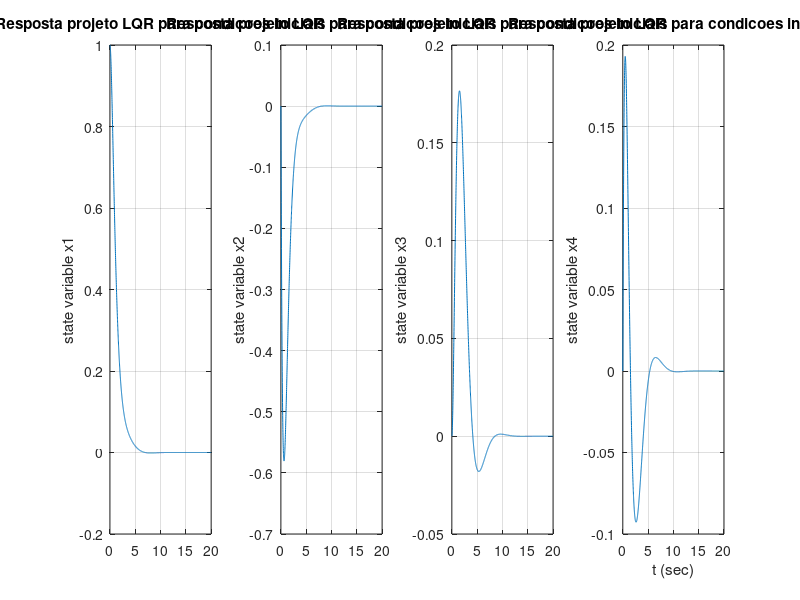
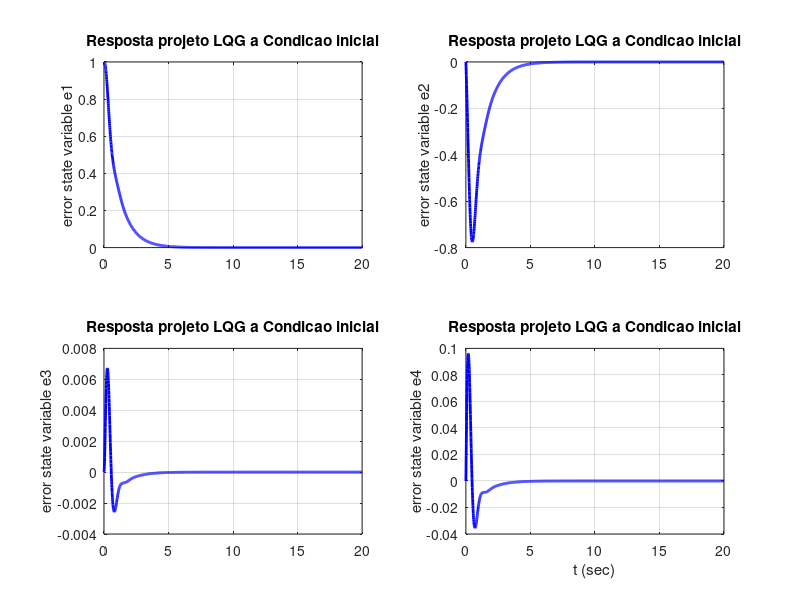
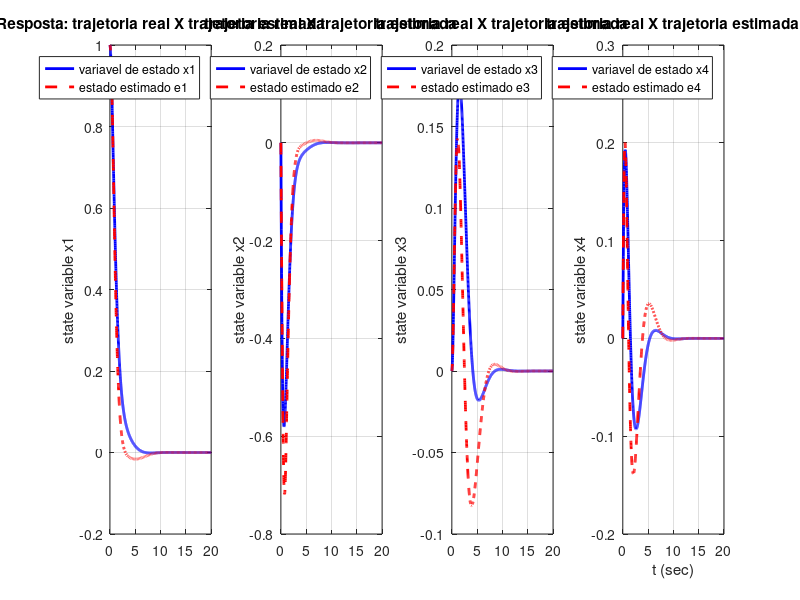
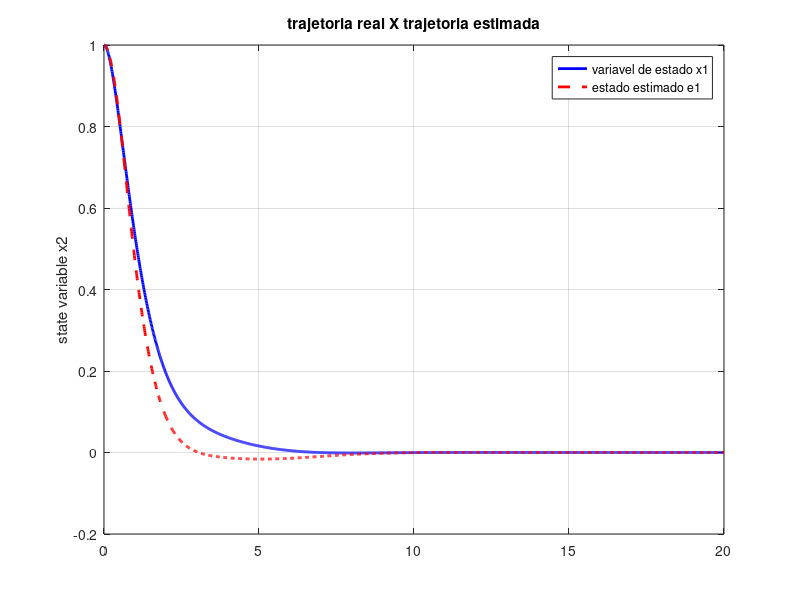

Write the MATLAB code that produced these figures, in order. (Note: this script raises an error after producing the figures.)
%% UNIVERSIDADE ESTADUAL DO MARANHÃO
%% CURSO DE ENGENHARIA DA COMPUTAÇÃO
%% TRABALHO DE CONCLUSÃO DE CURSO
%% TÍTULO: PROJETO DE UM FILTRO DE KALMAN EM UM MANIPULADOR ROBÓTICO USANDO UM ALGORITMO GENÉTICO

%%              CÓDIGO 1: PROJETO DO FILTRO DE KALMAN

clear all
clc
close all

%% 1) Create the state space system by typing the following in the MATLAB Command Window:
A = [0 1 0 0; -2 -2 1 1; 0 0 0 1; 1 1 -1 -1]
B = [0 1 0 0]'
C = [0 0 1 0]
D = [0]


%% Algorítmo Genético - Nº de Gerações: 500

% Q = [0.7353    2.5195    2.4865    2.4677;
%     2.5195   44.7873    5.0790    5.1887;
%     2.4865    5.0790   28.9306    4.9690;
%     2.4677    5.1887    4.9690   26.7117]
% %Q = real(jordan(Q))
% 
% R = [17.5211]

Q = [ 16.7449    2.0101    2.5171    2.6623;
    2.0101   45.0012    5.3850    5.5377;
    2.5171    5.3850   37.6232    4.0802;
    2.6623    5.5377    4.0802   23.8086]

R =    14.4476;

% Q = [ 0.9745    2.4628    2.5202    2.7828;
%     2.4628   45.0011    5.3850    5.5377;
%     2.5202    5.3850   37.6231    4.0802;
%     2.7828    5.5377    4.0802   23.8086]
% 
% R =   14.4476;

[K,P,e] = lqr(A,B,Q,R)

% Modelo no espaço de estados para o Projeto LQR considerando condições
% iniciais
sys = ss(A-B*K, eye(4), eye(4), eye(4));

%% Plot do Projeto LQR
t = 0:0.01:20;
x = initial(sys,[1;0;0;0],t);
x1 = [1 0 0 0]*x';
x2 = [0 1 0 0]*x';
x3 = [0 0 1 0]*x';
x4 = [0 0 0 1]*x';

figure(1);
title('Resposta projeto LQR para condicoes iniciais')
subplot(1,4,1); plot(t,x1), grid
title('Resposta projeto LQR para condicoes iniciais')
ylabel('state variable x1')
subplot(1,4,2); plot(t,x2),grid
title('Resposta projeto LQR para condicoes iniciais')
ylabel('state variable x2')
subplot(1,4,3); plot(t,x3),grid
title('Resposta projeto LQR para condicoes iniciais')
ylabel('state variable x3')
subplot(1,4,4); plot(t,x4),grid
title('Resposta projeto LQR para condicoes iniciais')
ylabel('state variable x4')
xlabel('t (sec)')

%% Filtro de Kalman

Xi=7e-4; % ruído aleatório na Eq. de estados
Theta=1e-8; % ruído aleatório na medição de saída
G = ss(A, [B, B], C, [D, D]);
[Gk,Ke,Pf]=kalman(G,Xi,Theta) % Filtro de Kalma
%P = eig(A-B*K)
%--- Entrar com a matriz de observabilidade N e testar seu posto
%N = [C' A'*C' ((A')^2)*C' ((A')^3)*C'];
%Ke = acker(A,B,P)'

AA_e = A-Ke*C-B*K;
BB_e = Ke;
CC_e = K;
DD_e = 0;
[num_e,den_e] = ss2tf(AA_e,BB_e,CC_e,DD_e)
AA_e

%% Modelo no espaço de estados para o projeto LQG para condições iniciais
sys_e = ss([A-B*K B*K; zeros(4,4) A-Ke*C],eye(8),eye(8),eye(8));


t = 0:0.01:20;
z = initial(sys_e,[1;0;0;0;1;0;0;0],t);
x1_ = [1 0 0 0 0 0 0 0]*z';
x2_ = [0 1 0 0 0 0 0 0]*z';
x3_ = [0 0 1 0 0 0 0 0]*z';
x4_ = [0 0 0 1 0 0 0 0]*z';
e1 = [0 0 0 0 1 0 0 0]*z';
e2 = [0 0 0 0 0 1 0 0]*z';
e3 = [0 0 0 0 0 0 1 0]*z';
e4 = [0 0 0 0 0 0 0 1]*z';
figure(2);
% title('Resposta projeto LQG a Condicao inicial')
% subplot(2,4,1); plot(t,x1), grid
% ylabel('state variable x1')
% title('Resposta projeto LQG a Condicao inicial')
% subplot(2,4,2); plot(t,x2),grid
% ylabel('state variable x2')
% title('Resposta projeto LQG a Condicao inicial')
% subplot(2,4,3); plot(t,x3),grid
% ylabel('state variable x3')
% title('Resposta projeto LQG a Condicao inicial')
% subplot(2,4,4); plot(t,x4),grid
% ylabel('state variable x4')
% title('Resposta projeto LQG a Condicao inicial')
% subplot(2,4,5); plot(t,e1),grid
% ylabel('error state variable e1')
% title('Resposta projeto LQG a Condicao inicial')
% subplot(2,4,6); plot(t,e2),grid
% ylabel('error state variable e2')
% title('Resposta projeto LQG a Condicao inicial')
% subplot(2,4,7); plot(t,e3),grid
% ylabel('error state variable e3')
% title('Resposta projeto LQG a Condicao inicial')
% subplot(2,4,8); plot(t,e4),grid
% ylabel('error state variable e4')
subplot(2,2,1); p=plot(t,e1),set(p,'Color','blue','LineWidth',2),grid
ylabel('error state variable e1')
title('Resposta projeto LQG a Condicao inicial')
subplot(2,2,2); p=plot(t,e2),set(p,'Color','blue','LineWidth',2),grid
ylabel('error state variable e2')
title('Resposta projeto LQG a Condicao inicial')
subplot(2,2,3); p=plot(t,e3),set(p,'Color','blue','LineWidth',2),grid
ylabel('error state variable e3')
title('Resposta projeto LQG a Condicao inicial')
subplot(2,2,4); p=plot(t,e4),set(p,'Color','blue','LineWidth',2),grid
ylabel('error state variable e4')
title('Resposta projeto LQG a Condicao inicial')
xlabel('t (sec)')

%% Plot da trajetoria real X trajetoria estimada
figure(3);
title('trajetoria real X trajetoria estimada')
subplot(1,4,1); p=plot(t,x1), set(p,'Color','blue','LineWidth',2),hold on, 
plot(t,x1_,'--r','LineWidth',2,...
                'MarkerSize',10), grid
legend('variavel de estado x1','estado estimado e1')
%title('Response to Initial Condition')
title('Resposta: trajetoria real X trajetoria estimada')
ylabel('state variable x1')

subplot(1,4,2); p=plot(t,x2), set(p,'Color','blue','LineWidth',2), hold on, 
plot(t,x2_,'--r','LineWidth',2,...
                'MarkerSize',10), grid
legend('variavel de estado x2','estado estimado e2')
%title('Response to Initial Condition')
title('trajetoria real X trajetoria estimada')
ylabel('state variable x2')

subplot(1,4,3); p=plot(t,x3), set(p,'Color','blue','LineWidth',2), hold on,
plot(t,x3_,'--r','LineWidth',2,...
                'MarkerSize',10),  grid
legend('variavel de estado x3','estado estimado e3')
%title('Response to Initial Condition')
title('trajetoria real X trajetoria estimada')
ylabel('state variable x3')

subplot(1,4,4); p=plot(t,x4), set(p,'Color','blue','LineWidth',2), hold on,
plot(t,x4_,'--r','LineWidth',2,...
                'MarkerSize',10),  grid
legend('variavel de estado x4','estado estimado e4')
%title('Response to Initial Condition')
title('trajetoria real X trajetoria estimada')
ylabel('state variable x4')
xlabel('t (sec)')



figure(4),
p=plot(t,x1), set(p,'Color','blue','LineWidth',2), hold on, 
plot(t,x1_,'--r','LineWidth',2,...
                'MarkerSize',10), grid
legend('variavel de estado x1','estado estimado e1')
%title('Response to Initial Condition')
title('trajetoria real X trajetoria estimada')
ylabel('state variable x2')


%%%%%%%%%%%%%%%%%%%%
%% Plote da resposta Real x resposta com LQG
figure(5);
%% Sistema inicial
[num,den] = ss2tf(A,B,C,D)
G = tf(num,den);

impulse(feedback(G,1),'b')
h = findobj(gcf,'type','line');
set(h,'linewidth',2);
hold on

%% LQG
AA = A - Ke*C - B*K;
BB = Ke;
CC = K;
DD = D;
[numc,denc] = ss2tf(AA,BB,CC,DD)
GcG = tf(numc,denc)
Gcomp = GcG*G

% % Controlador LQG
% %Gc = [A-Ke'*C - B*K + (Ke*B*K)', Ke; K ,zeros(1,1)];
% Gamma = [   -1;
%             0;
%             0;
%             0]
% W = [jordan(Q),zeros(4,1); zeros(1,4),R]
% V = [Xi*Gamma*Gamma', zeros(4,1); zeros(1,4), Theta]
% % V é a matriz que é em fato a joint correlation function of signals ξ (t) and θ with
% % Xi is the covariance of ξ (t).
% [Af,Bf,Cf,Df] = lqg(A,B,C,D,W,V);
% Gc=ss(Af,Bf,Cf,Df)

impulse(feedback(ss(Gcomp),1),'r--')
h = findobj(gcf,'type','line');
set(h,'linewidth',2);
hold on

%step(AA,BB,CC,DD)
legend('sistema sem compensacao','sistema com LQG')
grid on
title('Resposta do Sistema ao Impulso')


figure(6),
P = bodeoptions;
P.Grid = 'on';
P.PhaseUnits = 'deg';
P.FreqScale = 'log';
P.MagUnits = 'dB';
P.MagScale = 'log';
bodemag(G,'b')
h = findobj(gcf,'type','line');
set(h,'linewidth',2);
hold on
%bode(feedback(GF,1),'r')
bodemag(Gcomp,'--r')
h = findobj(gcf,'type','line');
set(h,'linewidth',2);
w=logspace(-2,2,4000); % Gera 200 pontos de 0.1 à 100
%plot(w,-3,'--') %linha para frequencia de corte
hold on
plot(0.958,-3,'*')
plot(1.258,-3,'*')
hold off
legend('sistema sem compensacao','sistema com LQG')
grid on

figure(7),
P = bodeoptions;
P.Grid = 'on';
P.PhaseUnits = 'deg';
P.FreqScale = 'log';
P.MagUnits = 'dB';
P.MagScale = 'log';

bodemag(G,'b')
h = findobj(gcf,'type','line');
set(h,'linewidth',2);
hold on
bodemag(Gcomp,'r--')
h = findobj(gcf,'type','line');
set(h,'linewidth',2);
w=logspace(-2,2,4000); % Gera 200 pontos de 0.1 à 100
%plot(w,-3,'--') %linha para frequencia de corte
grid on
legend('sistema sem compensacao','sistema com LQG')
%figure, bode(Sys,Gc*Sys,'g')

%title('Diagrama de Bode para Sistemas de Malha Fechada')
[Gm,Pm,Wcg,Wcp]=margin(Gcomp)
% Gm = margem de ganho
% Pm = Margem de fase
% Wcg = frequências critica de ganho 
% Wcp = frequências critica da fase 

%largura de banda
larg_banda_sys = bandwidth(G)
larg_banda_sys_lqg = bandwidth(Gcomp)

auto_valores_sys = eig(G) 
auto_valores_sys_lqg = eig(Gcomp)

[Wn,zeta,P] = damp(G)
[Wn_c,zeta_c,P_c] = damp(Gcomp)

%load_system('manipulador_LQG')
%open_system('manipulador_LQG')
%bdclose_all
% figure(7),
% plot(simout.Time,simout.Data)
% grid on
% hold on
% plot(simout1.Time,simout1.Data,'r')

%Uma vez que os autovalores do sistema compensado possui parte real mais deslocada para esquerda no semi-plano esquerdo complexo
% isso mostra que a resposta ao impulso do sistema compensado é mais rápido
% do que com o sistema sem o controlador. isso pode ser confirmado por meio
% banda passante do sistema compensado que é maior que do sistema sem
% compensação.